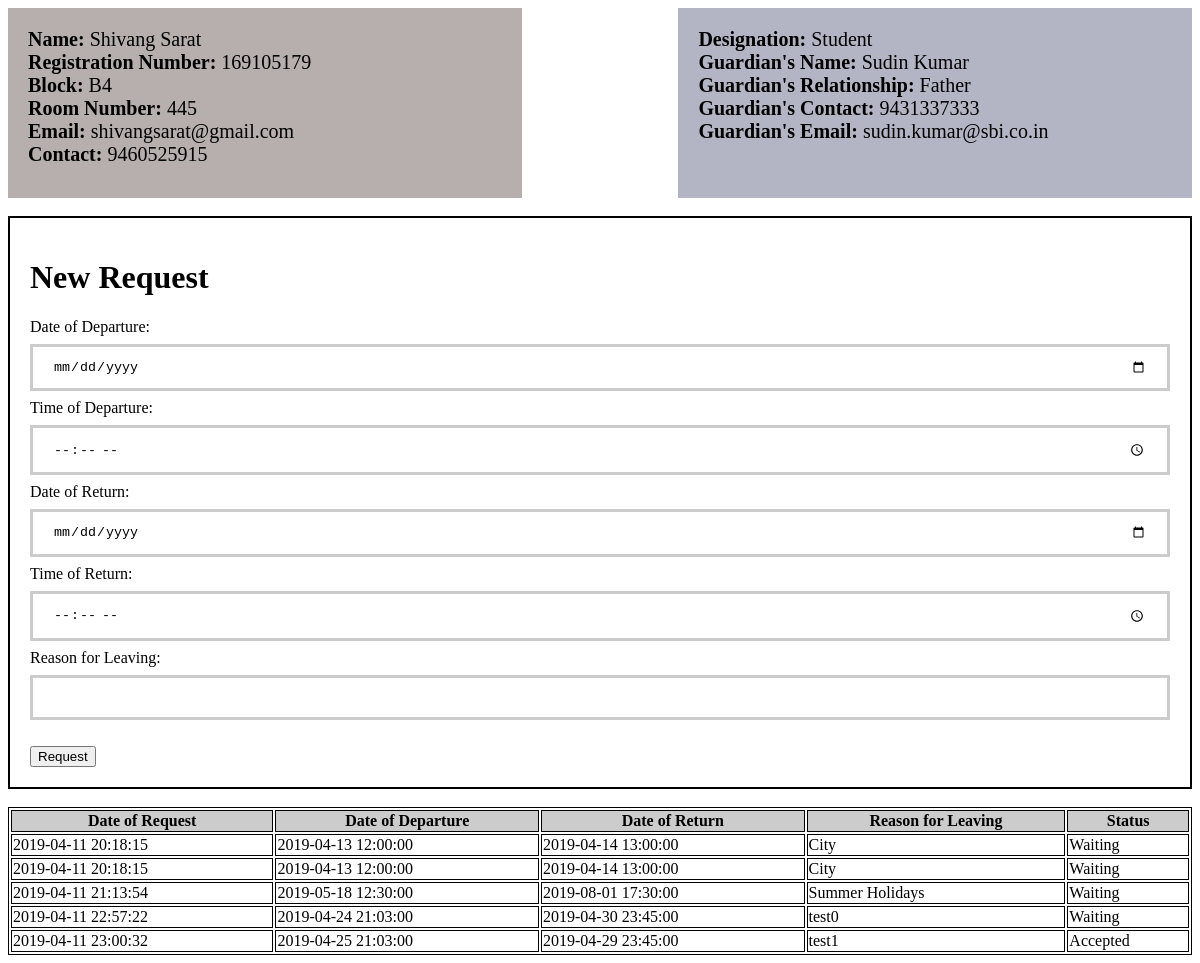
/student.php (signed in), run on the app's committed database.
### tables this page shows
CREATE TABLE `register` (
  `No` int(11) NOT NULL AUTO_INCREMENT,
  `Name` varchar(255) NOT NULL,
  `RegNo` varchar(255) NOT NULL,
  `Username` varchar(255) NOT NULL,
  `Gender` varchar(7) NOT NULL,
  `Contact` varchar(13) NOT NULL,
  `Email` varchar(255) NOT NULL,
  `GuardianName` varchar(255) NOT NULL,
  `GuardianRelationship` varchar(255) NOT NULL,
  `GuardianContact` varchar(13) NOT NULL,
  `GuardianEmail` varchar(255) NOT NULL,
  `Block` varchar(3) NOT NULL,
  `Room` varchar(5) NOT NULL,
  `Password` varchar(255) NOT NULL,
  `Status` varchar(255) DEFAULT 'Student',
  PRIMARY KEY (`No`),
  UNIQUE KEY `No` (`No`),
  UNIQUE KEY `RegNo` (`RegNo`),
  UNIQUE KEY `Username` (`Username`),
  UNIQUE KEY `Email` (`Email`),
  UNIQUE KEY `GuardianEmail` (`GuardianEmail`)
);

CREATE TABLE `shivangsarat` (
  `No` int(11) NOT NULL AUTO_INCREMENT,
  `DepartureDate` date NOT NULL,
  `DepartureTime` time NOT NULL,
  `ArivalDate` date NOT NULL,
  `ArivalTime` time NOT NULL,
  `Reason` text NOT NULL,
  `Status` varchar(255) NOT NULL DEFAULT 'Waiting',
  `RequestTime` timestamp NOT NULL DEFAULT CURRENT_TIMESTAMP,
  UNIQUE KEY `No` (`No`)
);

### student.php (the view, shortened to what this page needs)
<?php
	$user = $_SESSION['uname'];
	$servername = "localhost";
  	$username = "root";
  	$password = "vibhi2112";
  	$dbname = "outpass";
  	$conn = new mysqli($servername, $username, $password, $dbname);
  	$sql0 = "SELECT * FROM register WHERE Username = '" . $user . "'";
  	$result0 = $conn -> query($sql0);
  	if ($result0 != FALSE) {
  		$row0 = $result0 -> fetch_assoc();
  	}
?>
<!DOCTYPE html>
<html>
<head>
	<link rel="stylesheet" type="text/css" href="student.css">
</head>
<body>
	<div class="row">
		<div class="student">
			<b>Name:</b> <?php echo $row0["Name"] ?><br>
			<b>Registration Number:</b> <?php echo $row0["RegNo"] ?><br>
			<b>Block:</b> <?php echo $row0["Block"] ?><br>
			<b>Room Number:</b> <?php echo $row0["Room"] ?><br>
			<b>Email:</b> <?php echo $row0["Email"] ?><br>
			<b>Contact:</b> <?php echo $row0["Contact"] ?>
		</div>
		<div class="details">
			<b>Designation:</b> <?php echo $row0["Status"] ?><br>
			<b>Guardian's Name:</b> <?php echo $row0["GuardianName"] ?><br>
			<b>Guardian's Relationship:</b> <?php echo $row0["GuardianRelationship"] ?><br>
			<b>Guardian's Contact:</b> <?php echo $row0["GuardianContact"] ?><br>
			<b>Guardian's Email:</b> <?php echo $row0["GuardianEmail"] ?><br>
		</div>
	</div><br>
	<div class="request">
		<h1>New Request</h1>
		<form method="POST" action="request.php">
			Date of Departure: <input type="date" name="ddate"><br>
			Time of Departure: <input type="time" name="dtime"><br>
			Date of Return: <input type="date" name="rdate"><br>
			Time of Return: <input type="time" name="rtime"><br>
			Reason for Leaving: <input type="text" name="reason"><br><br>
			<input type="submit" name="submit" value="Request">
		</form>
	</div><br>
	<div class="status">
		<table>
			<tr>
				<th>Date of Request</th>
			    <th>Date of Departure</th>
			    <th>Date of Return</th>
			    <th>Reason for Leaving</th>
			    <th>Status</th>
			</tr>
			<?php
				$sql1 = "SELECT * FROM `" . $user . "`" ;
				$result1 = $conn -> query($sql1);
				if ($result1 != FALSE) {
					while ( $row1 = $result1 -> fetch_assoc()) {
						echo "<tr>";
						echo "<td>" . $row1['RequestTime'] . "</td>";
						echo "<td>" . $row1['DepartureDate'] . " " . $row1['DepartureTime'] . "</td>";
						echo "<td>" . $row1['ArivalDate'] . " " . $row1['ArivalTime'] . "</td>";
						echo "<td>" . $row1['Reason'] . "</td>";
						echo "<td>" . $row1['Status'] . "</td>";
						echo "</tr>";
					}
				}
			?>
		</table>
	</div>
</body>
</html>

### student.css (style rules this page uses)
.student { float: left; width: 40%; padding: 20px; background-color: #b7aeae; font-size: 20px; height: 150px; }
.details { float: right; width: 40%; padding: 20px; background-color: #b4b5c4; font-size: 20px; height: 150px; }
.row:after { content: ""; display: table; clear: both; }
.request { padding: 20px; border: 2px solid black; }
input[type=text], input[type=date], [type=time] { width: 100%; padding: 12px 20px; margin: 8px 0; box-sizing: border-box; border: 3px solid #ccc; -webkit-transition: 0.5s; transition: 0.5s; outline: none; }
table, th, td { border: 1px solid black; }
table { width: 100%; }
th { background-color: #ccc; }

### data on the page
register: Name "Shivang Sarat", RegNo "169105179", Block "B4", Room "445", Email "shivangsarat@gmail.com", Contact "9460525915", Status "Student", GuardianName "Sudin Kumar", GuardianRelationship "Father", GuardianContact "9431337333", GuardianEmail "sudin.kumar@sbi.co.in"
shivangsarat: RequestTime "2019-04-11 20:18:15", DepartureDate "2019-04-13", DepartureTime "12:00:00", ArivalDate "2019-04-14", ArivalTime "13:00:00", Reason "City", Status "Waiting"
shivangsarat: RequestTime "2019-04-11 20:18:15", DepartureDate "2019-04-13", DepartureTime "12:00:00", ArivalDate "2019-04-14", ArivalTime "13:00:00", Reason "City", Status "Waiting"
shivangsarat: RequestTime "2019-04-11 21:13:54", DepartureDate "2019-05-18", DepartureTime "12:30:00", ArivalDate "2019-08-01", ArivalTime "17:30:00", Reason "Summer Holidays", Status "Waiting"
shivangsarat: RequestTime "2019-04-11 22:57:22", DepartureDate "2019-04-24", DepartureTime "21:03:00", ArivalDate "2019-04-30", ArivalTime "23:45:00", Reason "test0", Status "Waiting"
shivangsarat: RequestTime "2019-04-11 23:00:32", DepartureDate "2019-04-25", DepartureTime "21:03:00", ArivalDate "2019-04-29", ArivalTime "23:45:00", Reason "test1", Status "Accepted"
